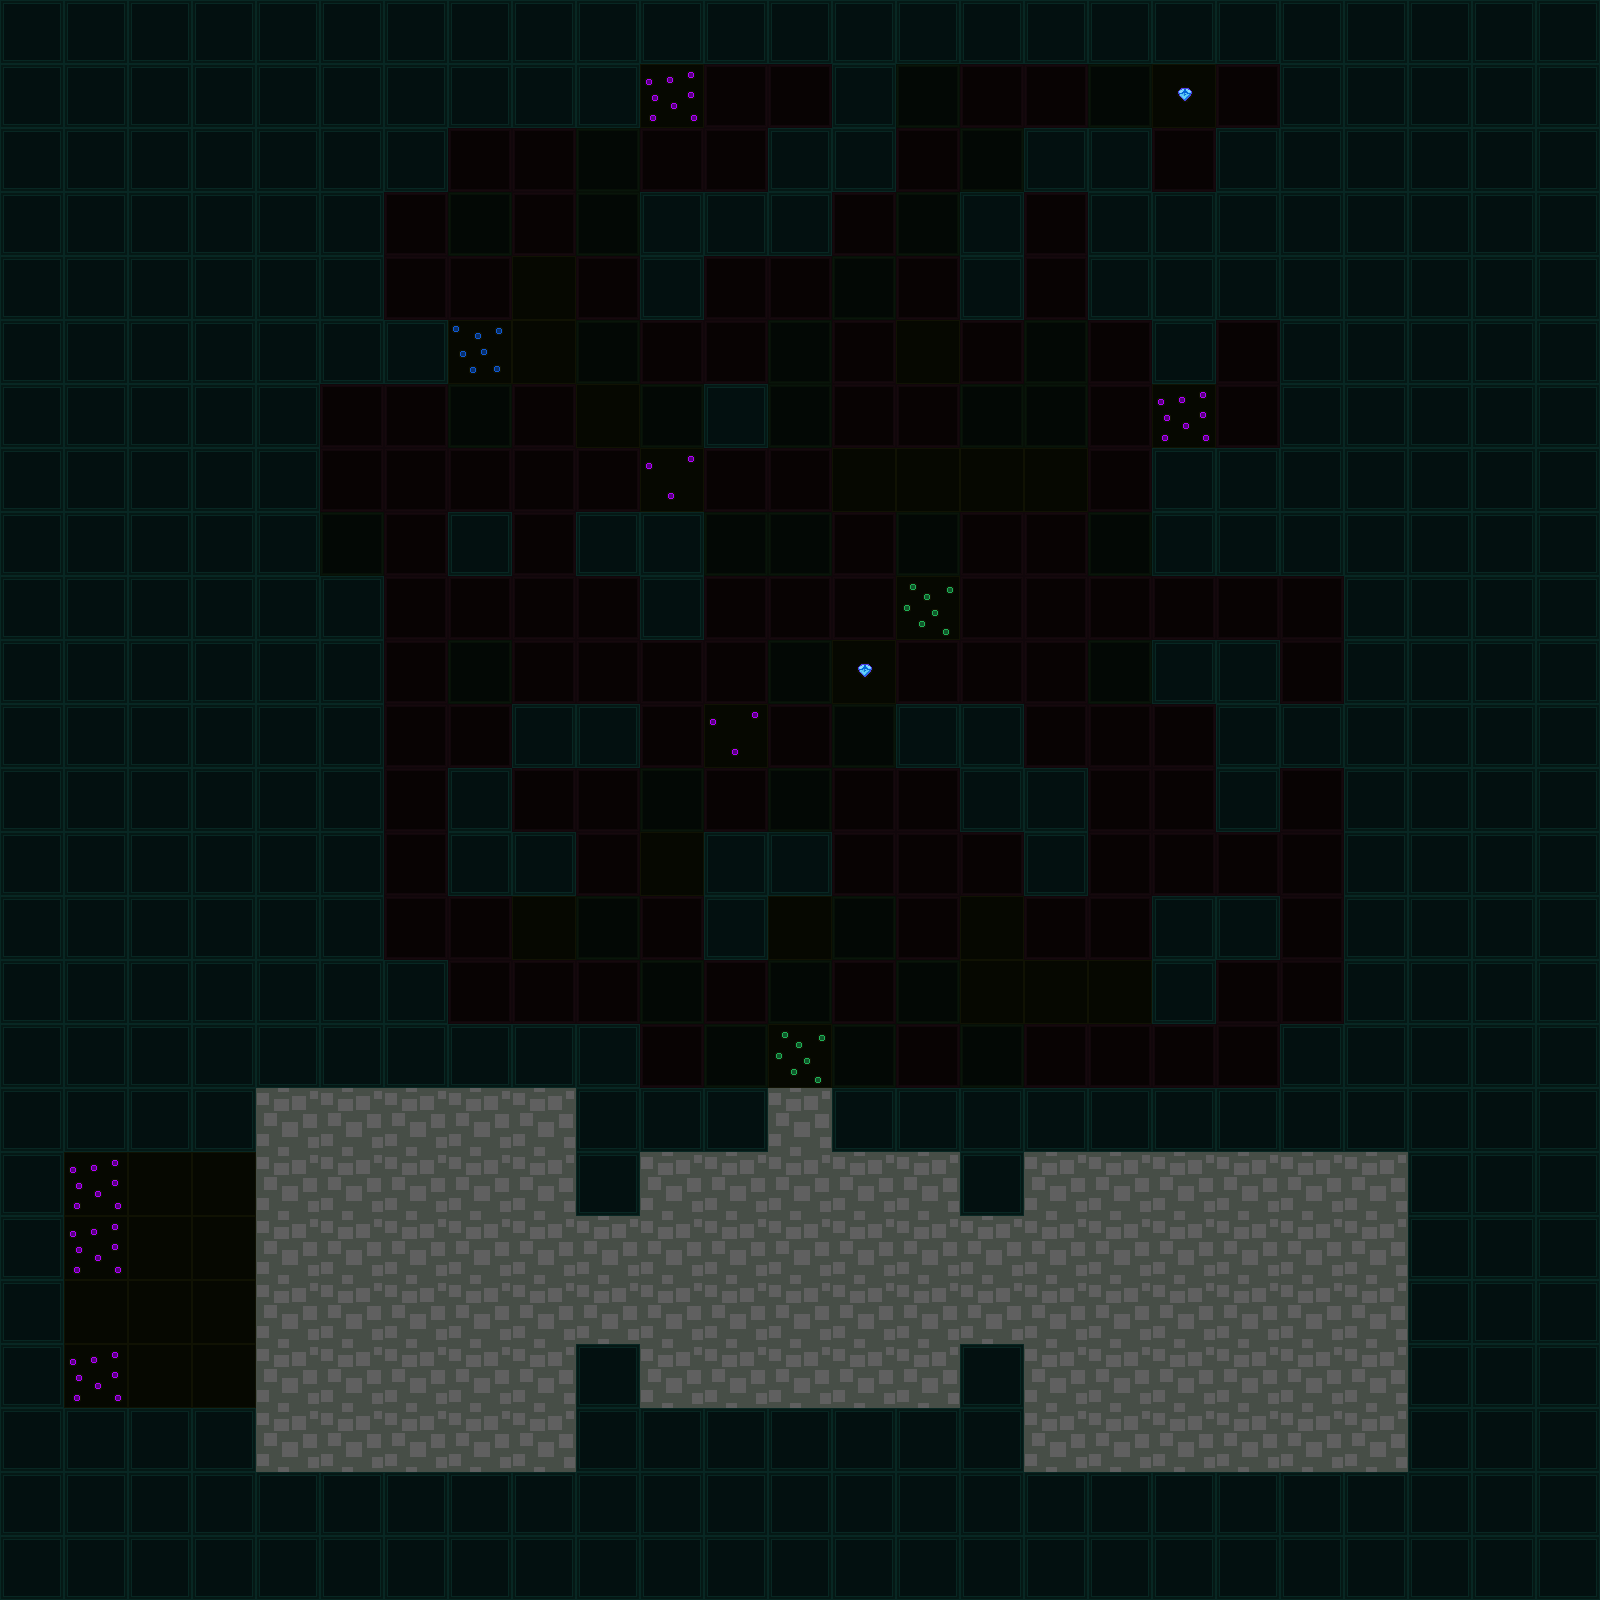

This game map was drawn from its Tiled (.tmx) file and the tilesets committed beside it. A one-line description and the trimmed map source follow:
An orthogonal 25x25 tile map with 64x64 px tiles, 1 tile layer (Calque de Tile 1).

<map version="1.0" orientation="orthogonal" width="25" height="25" tilewidth="64" tileheight="64">
 <tileset firstgid="1" source="tileset.tsx" />
 <layer name="Calque de Tile 1" width="25" height="25">
  <data>[625 cells, 625 non-empty, 10 distinct tile ids]</data>
 </layer>
</map>